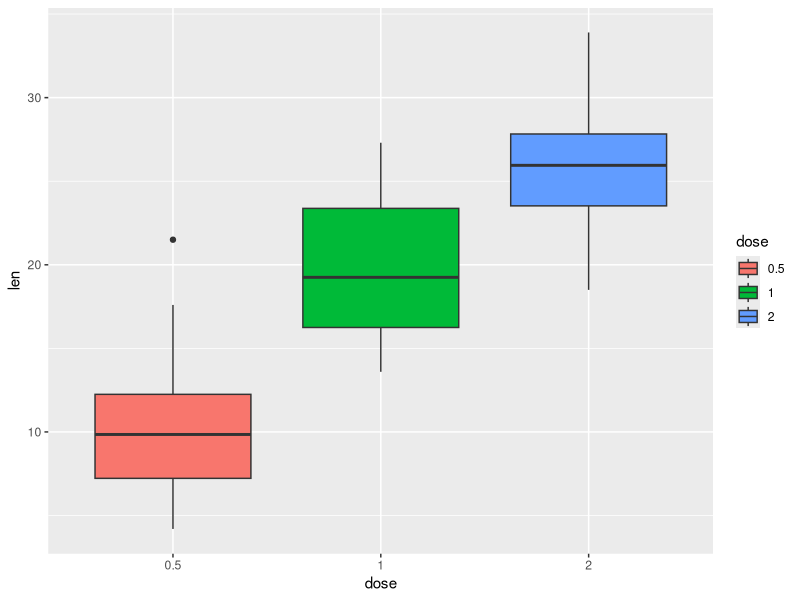
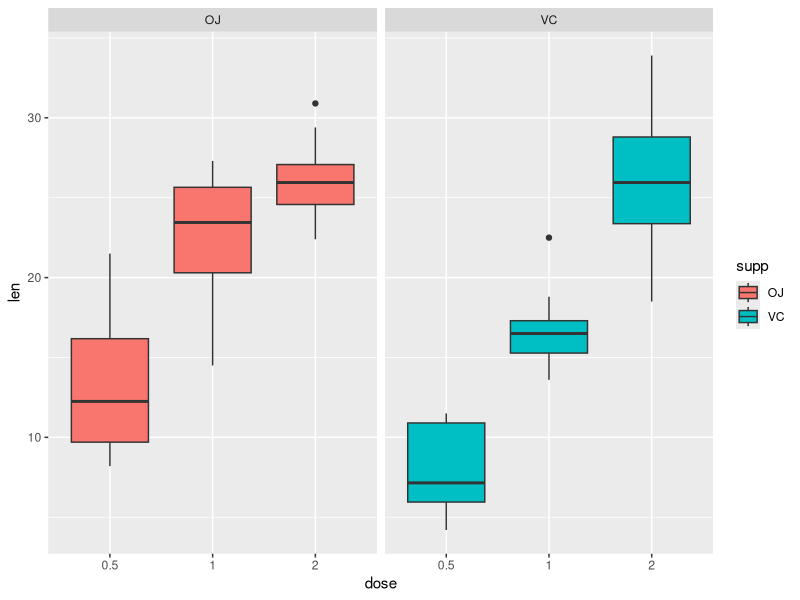
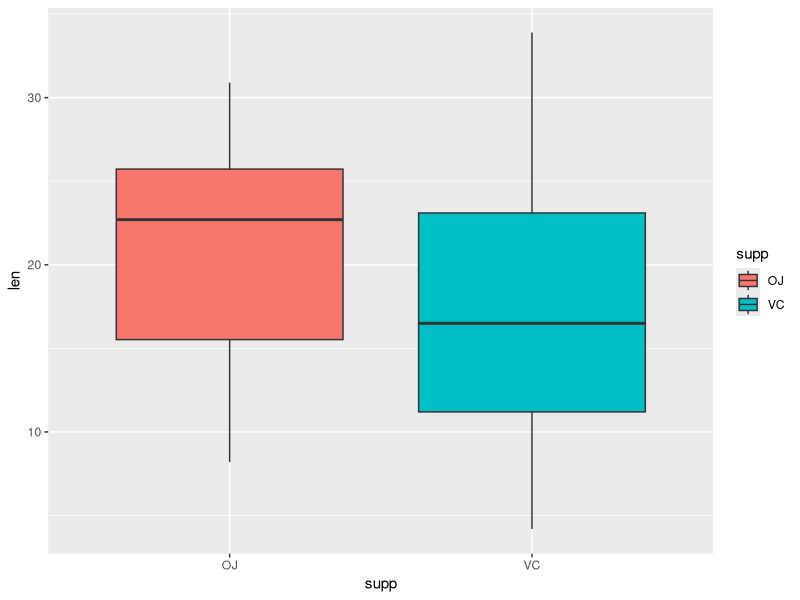

R code for these plots, in order:
#library(datasets)
#data(ToothGrowth)
ToothGrowth<-read.csv("toothgrowth.data.csv")
# set dose as a factor
ToothGrowth$dose<-as.factor(ToothGrowth$dose)

str(ToothGrowth)

summ<-summary(ToothGrowth)
print(summ)

tbl<-table(ToothGrowth$supp, ToothGrowth$dose)
print(tbl)

#hist(ToothGrowth$len)

library(ggplot2)
#boxplot of dose x length
g<-ggplot(data=ToothGrowth,
          aes(x=dose,y=len,fill=dose)) +
  geom_boxplot()
print(g)

#boxplot of dose x length per supp
g<-ggplot(data=ToothGrowth,
       aes(x=dose,y=len,fill=supp)) +
#  geom_bar(stat="identity") +
  geom_boxplot() +
  facet_grid(.~supp)
print(g)

#boxplot of supp x length
g<-ggplot(data=ToothGrowth,
          aes(x=supp,y=len,fill=supp)) +
  #  geom_bar(stat="identity") +
  geom_boxplot()
print(g)

### EDA done
###

t.test(len~supp, data=ToothGrowth)